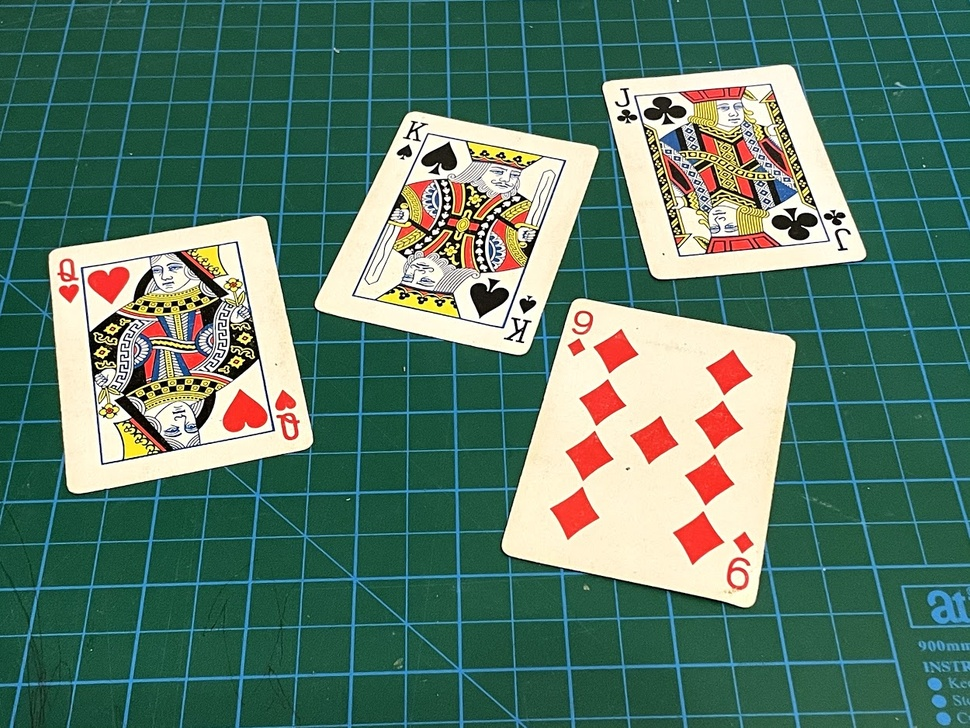
//> input picture C++_opencvCourse/resource/cards.jpg, 970 x 728 px, shrunk from 1250 x 938 before the run, given in place of the camera
$ ./webcam_erode_dilate   (built with g++ and OpenCV 4)
//> lines starting //> are read from the running program, lines starting //| are printed output that depends on the picture; after the words box and inside, x2 and y2 are one past the last pixel; in counts of white or black regions, pixels touching at a corner belong together
### C++_opencvCourse/sources_files/headler.h
#ifndef HEADLER
#define HEADLER
#include<opencv2/highgui/highgui.hpp>
#include<opencv2/imgcodecs.hpp>
#include<opencv2/imgproc.hpp>
#include<opencv2/opencv.hpp>
#include<opencv2/core.hpp>
#include<opencv2/objdetect.hpp>

#include<iostream>
#include<vector>
#include<string>


using namespace std;
using namespace cv;
#endif // !HEADLER

### C++_opencvCourse/sources_files/webcam_erode_dilate.cpp
#include"headler.h"


void main()
{
	VideoCapture cap(0);
	Mat img;

	while (true)
	{
		cap.read(img);
//> img is the input picture: 728 rows x 970 cols, CV_8UC3; mean B, G, R 104.7, 121.2, 88.9
		Mat imgGray, imgBlur, imgCanny,imgDia,imgErode;
		cvtColor(img, imgGray, COLOR_BGR2GRAY);
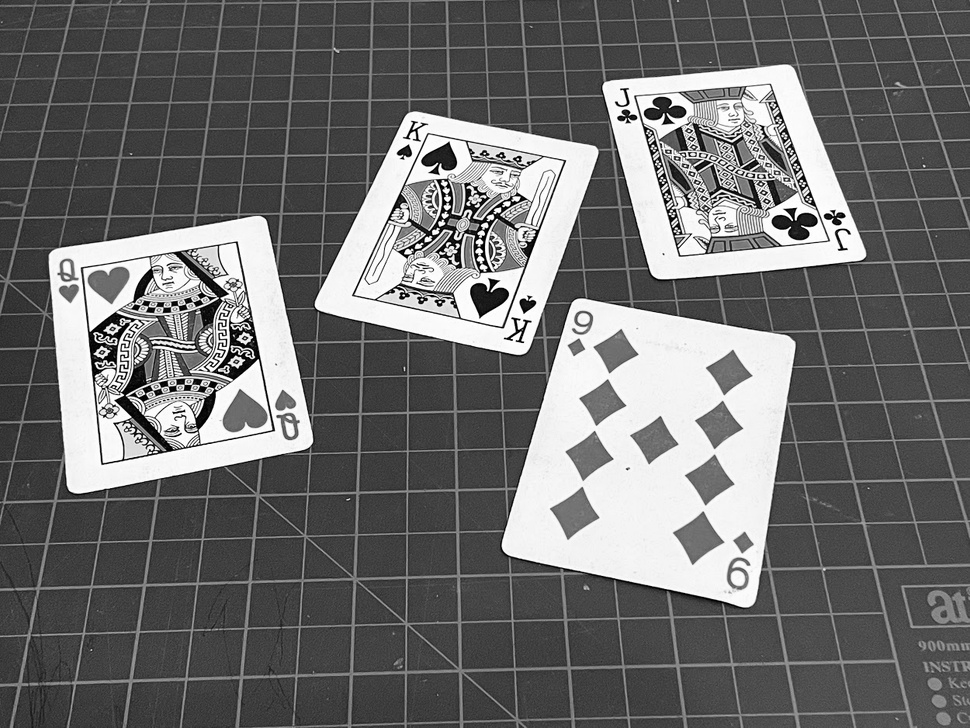
//> imgGray: 728 rows x 970 cols, CV_8UC1; min 0, max 255, mean 109.7
		GaussianBlur(imgGray, imgBlur, Size(7, 7), 0, 4);
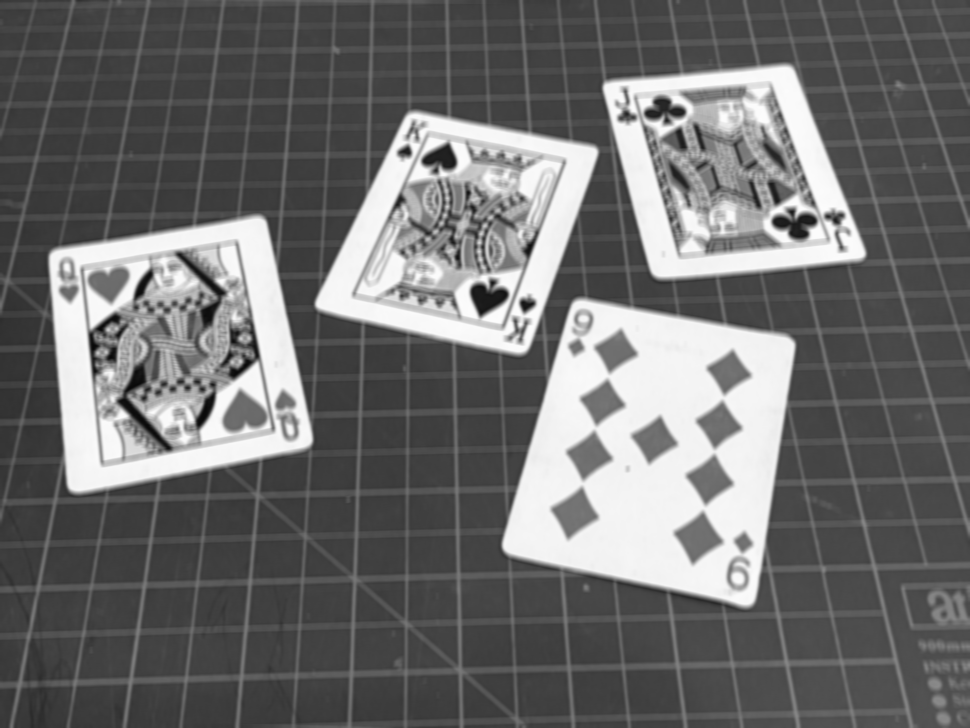
//> imgBlur: 728 rows x 970 cols, CV_8UC1; min 8, max 253, mean 109.7
		Canny(imgGray, imgCanny, 50, 50);
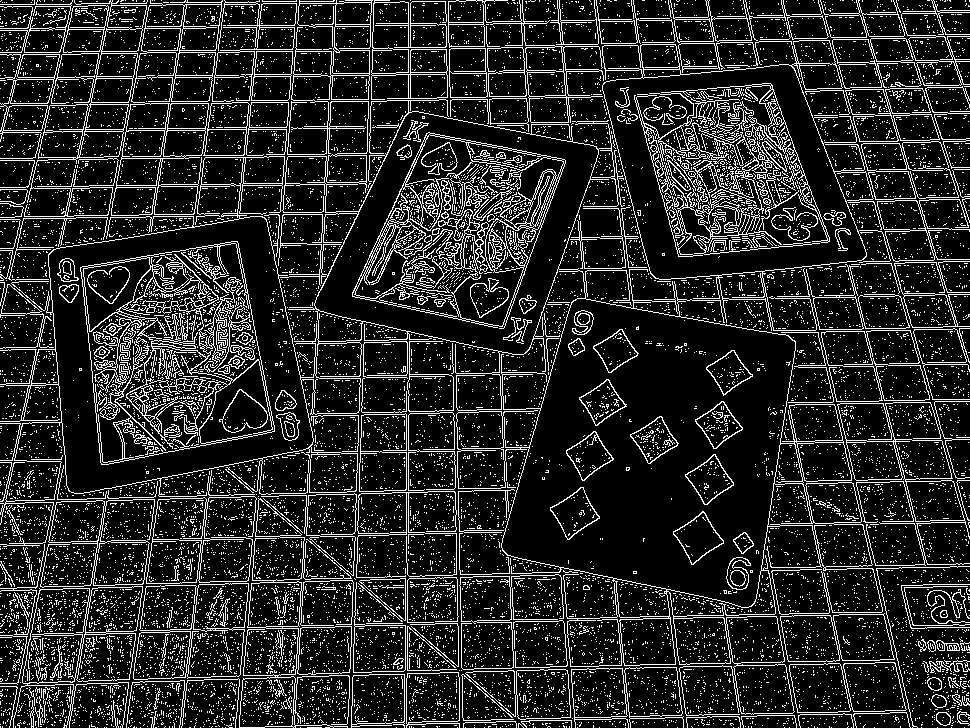
//> imgCanny: 728 rows x 970 cols, CV_8UC1; 15.1% white in thin lines or dots

		Mat kernel = getStructuringElement(MORPH_RECT, Size(3, 3));
		dilate(imgCanny, imgDia, kernel);
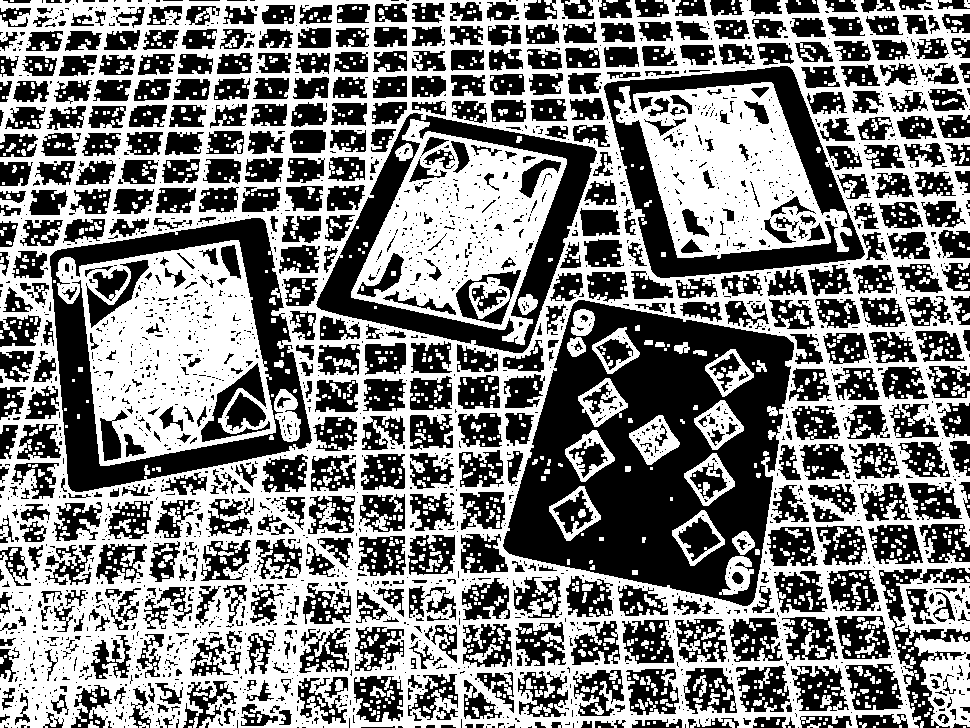
//> imgDia: 728 rows x 970 cols, CV_8UC1; 50.3% white; 2466 black regions (1805 under 20 px), largest, box (x1, y1, x2, y2) and area: (503, 300, 794, 606) 48039, (50, 218, 312, 492) 18789, (316, 113, 597, 353) 14838
		erode(imgDia, imgErode, kernel);
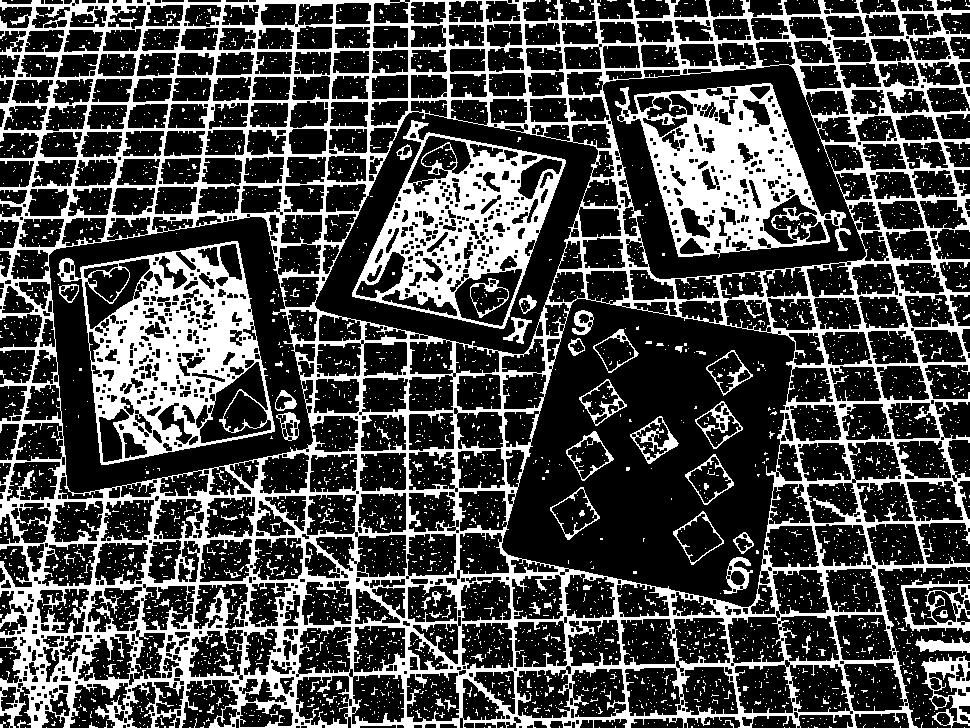
//> imgErode: 728 rows x 970 cols, CV_8UC1; 28.6% white; 3833 white regions (3720 under 20 px), largest, box (x1, y1, x2, y2) and area: (0, 0, 970, 728) 128440, (57, 241, 275, 465) 19540, (615, 83, 851, 258) 17112

		imshow("imgCanny", imgCanny);
		imshow("imgDia", imgDia);
		imshow("imErode", imgErode);
		waitKey(1);
	}
}
